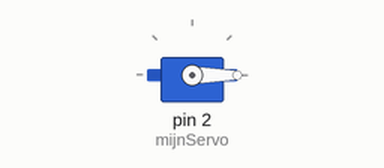
This sketch was run on a simulated Arduino Uno, built with avr-gcc and run on an emulated ATmega328P. On the bench: servo.

Above: at 0.05 s.
At 1.5 s:
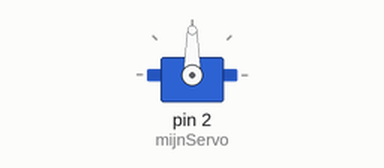
At 3.0 s:
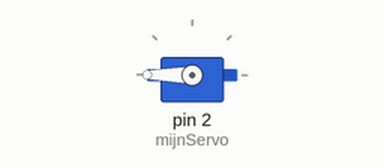
Timing chart, 0 to 6.9 s (numbered marks = the images above):
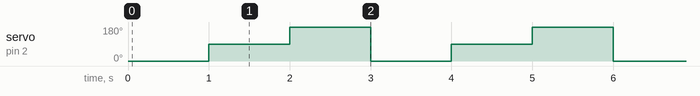

The sketch:

servo.ino
```cpp
#include <Servo.h>

Servo mijnServo;

void setup() {
  mijnServo.attach(2); // D4 = GPIO2 op Wemos D1 Mini
}

void loop() {
  mijnServo.write(0);
  delay(1000);
  mijnServo.write(90);
  delay(1000);
  mijnServo.write(180);
  delay(1000);
}
```

Measured:
- by itself, servo on pin 2 (mijnServo): repeats every 3.0 s: 180° 1.0 s, 0° 1.0 s, 90° 1.0 s
